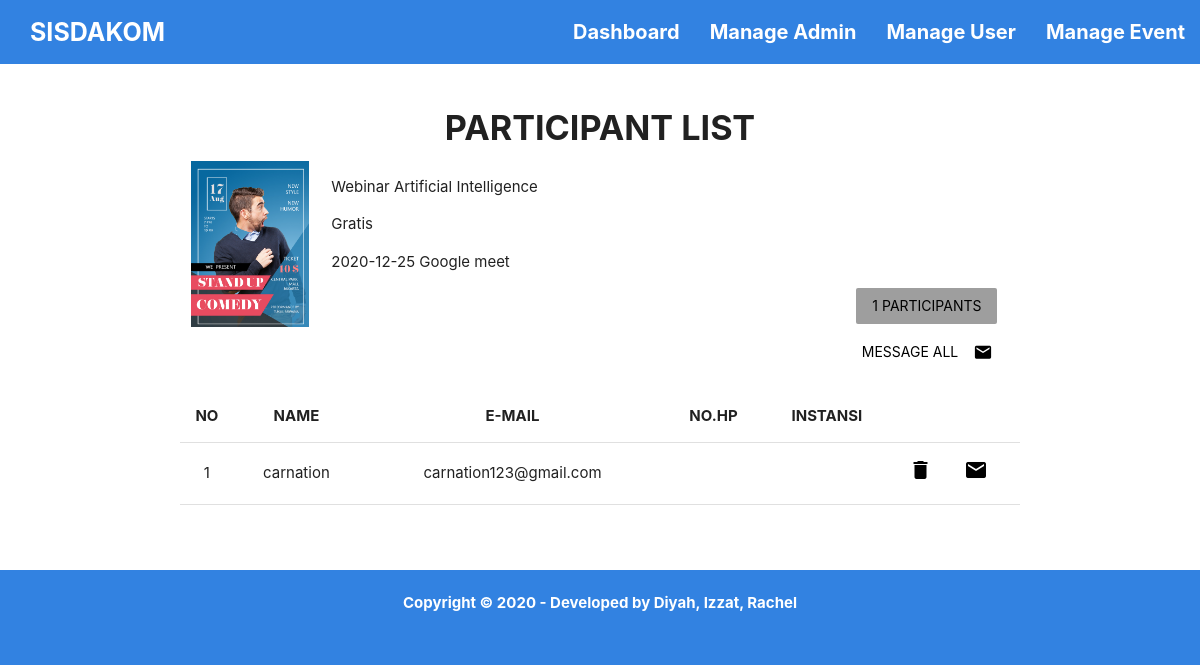
/templates/admin-participant-flist.php?id=30 (signed in), run on an earlier commit of the app's database.
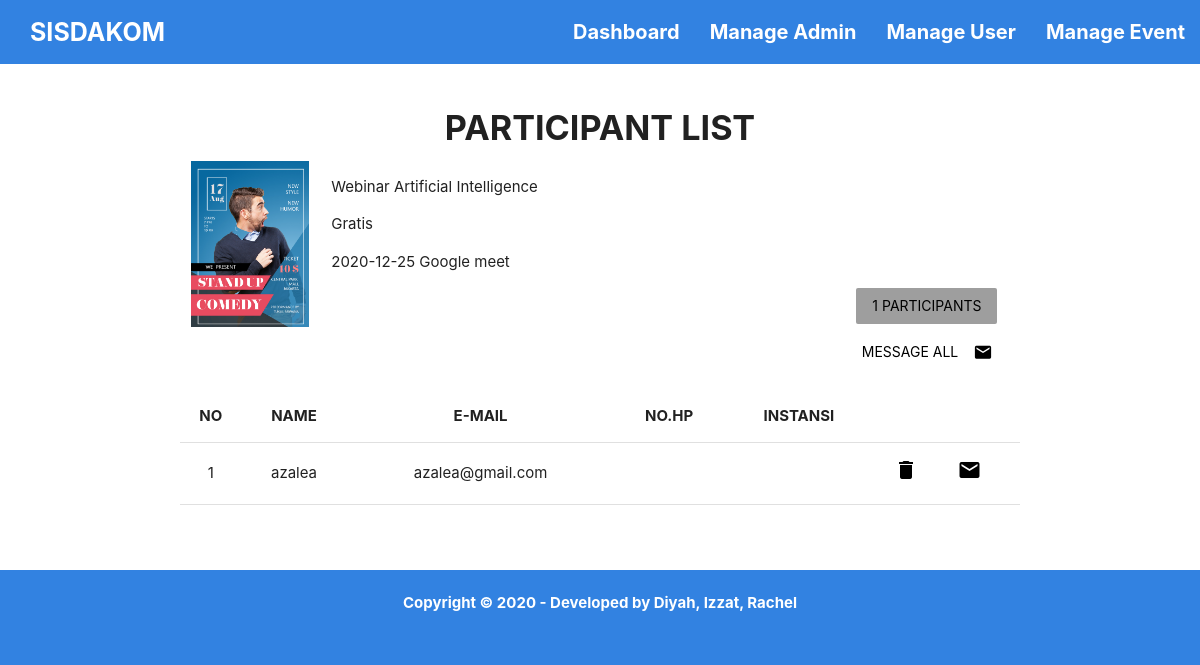
And on a later commit of the database.
### tables this page shows
CREATE TABLE `event` (
  `id_event` int(11) NOT NULL,
  `nama_event` varchar(100) DEFAULT NULL,
  `htm` int(20) DEFAULT NULL,
  `kategori_event` varchar(10) DEFAULT NULL,
  `informasi_event` varchar(200) DEFAULT NULL,
  `tanggal_event` varchar(15) DEFAULT NULL,
  `waktu_event` varchar(6) DEFAULT NULL,
  `tempat_event` varchar(100) DEFAULT NULL,
  `max_partisipan` int(10) DEFAULT NULL,
  `poster_event` varchar(255) DEFAULT NULL,
  `status_event` varchar(10) DEFAULT NULL
);

CREATE TABLE `event_partisipan_gratis` (
  `id_partisipan` int(11) NOT NULL,
  `id_event` int(11) NOT NULL,
  `id_user` int(11) NOT NULL
);

CREATE TABLE `user` (
  `id_user` int(11) NOT NULL,
  `user_username` varchar(50) NOT NULL,
  `user_email` varchar(100) NOT NULL,
  `full_name` varchar(100) NOT NULL,
  `instansi` varchar(75) NOT NULL,
  `angkatan` varchar(4) NOT NULL,
  `user_picture` blob NOT NULL,
  `user_password` varchar(300) NOT NULL,
  `phone_number` varchar(15) NOT NULL
);

### templates/functions2.php (called while the page is built, shortened)
<?php
$conn = mysqli_connect("localhost","root","","sisdakom");
function query($query) {
    global $conn;
    $result = mysqli_query($conn, $query);
    $rows = [];
    while( $row = mysqli_fetch_assoc($result) ){
        $rows[] = $row;
    }
    return $rows;
}
?>

### templates/admin-participant-flist.php (the view, shortened to what this page needs)
<?php
require 'functions2.php';
$id = $_GET["id"];
$count = query("SELECT COUNT(*) FROM event_partisipan_gratis WHERE id_event = $id");
$event_data = query("SELECT * FROM event WHERE id_event = $id");
$event = query("SELECT * FROM event_partisipan_gratis
            INNER JOIN user ON event_partisipan_gratis.id_user = user.id_user
            INNER JOIN event ON event_partisipan_gratis.id_event = event.id_event");
?>
<!DOCTYPE html>
<html lang="en">
<head>
    <link rel="stylesheet" href="../static/css/main.css">
    <link rel="stylesheet" href="../static/css//materialize.css">
</head>
<body class="blue">
    <nav class="blue">
        <div class="nav-wrapper">
            <a href="#" class="brand-logo white-text" style="font-size: 25px;"><b>SISDAKOM</b></a>
            <ul id="nav-mobile" class="right hide-on-med-and-down">
                <li><a href="admin-dashboard.php" class="white-text" style="font-size: 20px;"><b>Dashboard</b></a></li>
                <li><a href="admin-list.php" class="white-text" style="font-size: 20px;"><b>Manage Admin</b></a></li>
                <li><a href="admin-userlist.php" class="white-text" style="font-size: 20px;"><b>Manage User</b></a></li>
                <li><a href="admin-manage-event.php" class="white-text" style="font-size: 20px;"><b>Manage Event</b></a></li>
            </ul>
        </div>
    </nav>
    <main class="white">
        <br>
        <div class="container">
            <h4 class="center typo-1"><b>PARTICIPANT LIST</b></h4>
            <div class="row">
                <?php foreach( $event_data as $row) : ?>
                    <?php if( $row["id_event"] == $id ) { ?>
                <div class="col s2 m2 l2">
                    <img src="../static/img/<?= $row["poster_event"] ?>" class="responsive-img">
                </div>
                <div class="col s10 m10 l10">
                    <p><?= $row["nama_event"] ?></p>
                    <p>Gratis</p>
                    <p><?= $row["tanggal_event"] ?>  <?= $row["tempat_event"] ?></p>
                    <?php } ?>
                <?php endforeach; ?>
                <?php foreach( $count as $row) : ?>
                <div class="col s12 m12 l12">
                    <a class="waves-effect waves-teal btn-flat grey right black-text"><?= $row["COUNT(*)"] ?> PARTICIPANTS</a>
                </div>
                <?php endforeach; ?>
            </div>
            <div class="row">
                <div class="col s12 m12 l12">
                    <a class="waves-effect waves-teal btn-flat green accent-2 right black-text"><i class="right material-icons">mail</i>Message All</a>
                </div>
            </div>
            <table class="centered responsive-table">
                <thead>
                    <tr>
                        <th>NO</th>
                        <th>NAME</th>
                        <th>E-MAIL</th>
                        <th>NO.HP</th>
                        <th>INSTANSI</th>
                        <th></th>
                        <th></th>
                        <th></th>
                    </tr>
                </thead>
                <tbody>
                    <?php $i =1; ?>
                    <?php foreach( $event as $row) : ?>
                        <?php if( $row["id_event"] == $id ) { ?>
                    <tr>
                        <td><?= $i; ?></td>
                        <td><?= $row["full_name"]; ?></td>
                        <td><?= $row["user_email"]; ?></td>
                        <td><?= $row["phone_number"]; ?></td>
                        <td><?= $row["instansi"]; ?></td>
                        <td><a href="admin-delete-flist.php?del=<?= $row["id_partisipan"]; ?>&id=<?= $id ?>" onclick="
                            return confirm('Apakah Anda yakin?');" class="black-text"><i class="green-text accent-2-text material-icons">delete</i></a></td>
                        <td><a class="black-text"><i class="green-text accent-2-text material-icons">mail</i></a></td>
                    </tr>
                        <?php } ?>
                    <?php $i++; ?>
                    <?php endforeach; ?>
                </tbody>
            </table>
        </div>
        <br>
        <br>
    </main>
    <footer class="blue">
        <br>
        <div class="center">
            <a class="white-text"><b>Copyright © 2020 - Developed by Diyah, Izzat, Rachel</b></a>
        </div>
        <br>
    </footer>
</body>
</html>

### static/css/main.css (style rules this page uses)
.brand-logo { padding-left: 10px !important; }

What changed in the data, as far as the page shows it:
removed event_partisipan_gratis: id_user.full_name "carnation", id_user.user_email "carnation123@gmail.com"
added event_partisipan_gratis: id_user.full_name "azalea", id_user.user_email "azalea@gmail.com"
